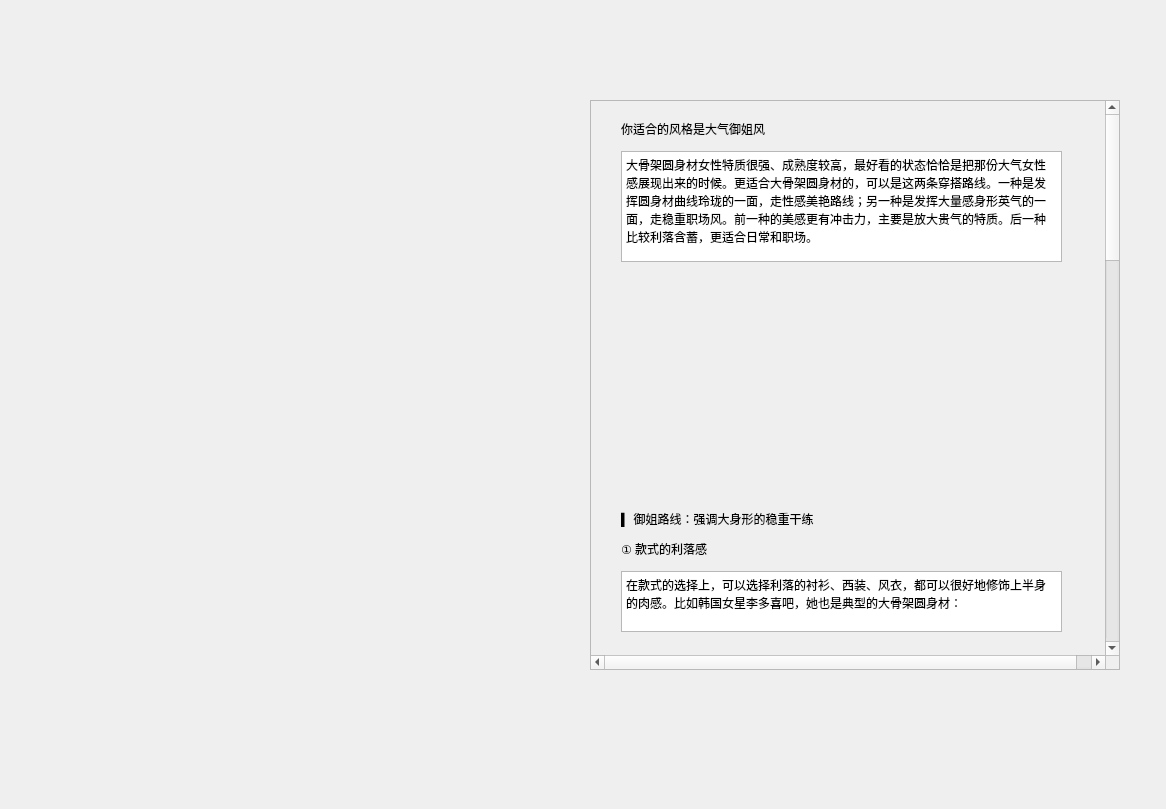
<?xml version="1.0" encoding="UTF-8"?>
<ui version="4.0">
 <class>cw_b_r</class>
 <widget class="QWidget" name="cw_b_r">
  <property name="geometry">
   <rect>
    <x>0</x>
    <y>0</y>
    <width>1166</width>
    <height>809</height>
   </rect>
  </property>
  <property name="windowTitle">
   <string>Form</string>
  </property>
  <widget class="QScrollArea" name="scrollArea">
   <property name="geometry">
    <rect>
     <x>590</x>
     <y>100</y>
     <width>530</width>
     <height>570</height>
    </rect>
   </property>
   <property name="verticalScrollBarPolicy">
    <enum>Qt::ScrollBarAlwaysOn</enum>
   </property>
   <property name="horizontalScrollBarPolicy">
    <enum>Qt::ScrollBarAlwaysOn</enum>
   </property>
   <property name="widgetResizable">
    <bool>false</bool>
   </property>
   <widget class="QWidget" name="scrollAreaWidgetContents">
    <property name="geometry">
     <rect>
      <x>0</x>
      <y>-240</y>
      <width>530</width>
      <height>2000</height>
     </rect>
    </property>
    <property name="minimumSize">
     <size>
      <width>400</width>
      <height>2000</height>
     </size>
    </property>
    <widget class="QLabel" name="label">
     <property name="geometry">
      <rect>
       <x>30</x>
       <y>20</y>
       <width>211</width>
       <height>16</height>
      </rect>
     </property>
     <property name="text">
      <string>你适合的风格是大气御姐风</string>
     </property>
    </widget>
    <widget class="QTextBrowser" name="textBrowser">
     <property name="geometry">
      <rect>
       <x>30</x>
       <y>50</y>
       <width>441</width>
       <height>111</height>
      </rect>
     </property>
     <property name="html">
      <string>&lt;!DOCTYPE HTML PUBLIC &quot;-//W3C//DTD HTML 4.0//EN&quot; &quot;http://www.w3.org/TR/REC-html40/strict.dtd&quot;&gt;
&lt;html&gt;&lt;head&gt;&lt;meta name=&quot;qrichtext&quot; content=&quot;1&quot; /&gt;&lt;style type=&quot;text/css&quot;&gt;
p, li { white-space: pre-wrap; }
&lt;/style&gt;&lt;/head&gt;&lt;body style=&quot; font-family:'SimSun'; font-size:9pt; font-weight:400; font-style:normal;&quot;&gt;
&lt;p style=&quot; margin-top:0px; margin-bottom:0px; margin-left:0px; margin-right:0px; -qt-block-indent:0; text-indent:0px;&quot;&gt;大骨架圆身材女性特质很强、成熟度较高，最好看的状态恰恰是把那份大气女性感展现出来的时候。更适合大骨架圆身材的，可以是这两条穿搭路线。一种是发挥圆身材曲线玲珑的一面，走性感美艳路线；另一种是发挥大量感身形英气的一面，走稳重职场风。前一种的美感更有冲击力，主要是放大贵气的特质。后一种比较利落含蓄，更适合日常和职场。&lt;/p&gt;&lt;/body&gt;&lt;/html&gt;</string>
     </property>
    </widget>
    <widget class="QLabel" name="label_2">
     <property name="geometry">
      <rect>
       <x>30</x>
       <y>180</y>
       <width>441</width>
       <height>221</height>
      </rect>
     </property>
     <property name="text">
      <string/>
     </property>
    </widget>
    <widget class="QLabel" name="label_3">
     <property name="geometry">
      <rect>
       <x>30</x>
       <y>410</y>
       <width>311</width>
       <height>16</height>
      </rect>
     </property>
     <property name="text">
      <string>▍ 御姐路线：强调大身形的稳重干练</string>
     </property>
    </widget>
    <widget class="QLabel" name="label_4">
     <property name="geometry">
      <rect>
       <x>30</x>
       <y>440</y>
       <width>241</width>
       <height>16</height>
      </rect>
     </property>
     <property name="text">
      <string>① 款式的利落感</string>
     </property>
    </widget>
    <widget class="QTextBrowser" name="textBrowser_2">
     <property name="geometry">
      <rect>
       <x>30</x>
       <y>470</y>
       <width>441</width>
       <height>61</height>
      </rect>
     </property>
     <property name="html">
      <string>&lt;!DOCTYPE HTML PUBLIC &quot;-//W3C//DTD HTML 4.0//EN&quot; &quot;http://www.w3.org/TR/REC-html40/strict.dtd&quot;&gt;
&lt;html&gt;&lt;head&gt;&lt;meta name=&quot;qrichtext&quot; content=&quot;1&quot; /&gt;&lt;style type=&quot;text/css&quot;&gt;
p, li { white-space: pre-wrap; }
&lt;/style&gt;&lt;/head&gt;&lt;body style=&quot; font-family:'SimSun'; font-size:9pt; font-weight:400; font-style:normal;&quot;&gt;
&lt;p style=&quot; margin-top:0px; margin-bottom:0px; margin-left:0px; margin-right:0px; -qt-block-indent:0; text-indent:0px;&quot;&gt;在款式的选择上，可以选择利落的衬衫、西装、风衣，都可以很好地修饰上半身的肉感。比如韩国女星李多喜吧，她也是典型的大骨架圆身材：&lt;/p&gt;&lt;/body&gt;&lt;/html&gt;</string>
     </property>
    </widget>
    <widget class="QLabel" name="label_5">
     <property name="geometry">
      <rect>
       <x>40</x>
       <y>540</y>
       <width>431</width>
       <height>211</height>
      </rect>
     </property>
     <property name="text">
      <string/>
     </property>
    </widget>
    <widget class="QTextBrowser" name="textBrowser_3">
     <property name="geometry">
      <rect>
       <x>30</x>
       <y>760</y>
       <width>441</width>
       <height>61</height>
      </rect>
     </property>
     <property name="html">
      <string>&lt;!DOCTYPE HTML PUBLIC &quot;-//W3C//DTD HTML 4.0//EN&quot; &quot;http://www.w3.org/TR/REC-html40/strict.dtd&quot;&gt;
&lt;html&gt;&lt;head&gt;&lt;meta name=&quot;qrichtext&quot; content=&quot;1&quot; /&gt;&lt;style type=&quot;text/css&quot;&gt;
p, li { white-space: pre-wrap; }
&lt;/style&gt;&lt;/head&gt;&lt;body style=&quot; font-family:'SimSun'; font-size:9pt; font-weight:400; font-style:normal;&quot;&gt;
&lt;p style=&quot; margin-top:0px; margin-bottom:0px; margin-left:0px; margin-right:0px; -qt-block-indent:0; text-indent:0px;&quot;&gt;下装最好避开弹性好、包裹性好的料子，或者很硬朗的阔腿裤，会显得下半身体积很大。最好是在版型和材质上兼顾好，柔软的话不紧身，贴身的话偏挺括：&lt;/p&gt;&lt;/body&gt;&lt;/html&gt;</string>
     </property>
    </widget>
    <widget class="QLabel" name="label_6">
     <property name="geometry">
      <rect>
       <x>30</x>
       <y>830</y>
       <width>441</width>
       <height>281</height>
      </rect>
     </property>
     <property name="text">
      <string/>
     </property>
    </widget>
    <widget class="QLabel" name="label_7">
     <property name="geometry">
      <rect>
       <x>30</x>
       <y>1120</y>
       <width>341</width>
       <height>16</height>
      </rect>
     </property>
     <property name="text">
      <string>② 细节上的女性感</string>
     </property>
    </widget>
    <widget class="QTextBrowser" name="textBrowser_4">
     <property name="geometry">
      <rect>
       <x>30</x>
       <y>1140</y>
       <width>441</width>
       <height>51</height>
      </rect>
     </property>
     <property name="html">
      <string>&lt;!DOCTYPE HTML PUBLIC &quot;-//W3C//DTD HTML 4.0//EN&quot; &quot;http://www.w3.org/TR/REC-html40/strict.dtd&quot;&gt;
&lt;html&gt;&lt;head&gt;&lt;meta name=&quot;qrichtext&quot; content=&quot;1&quot; /&gt;&lt;style type=&quot;text/css&quot;&gt;
p, li { white-space: pre-wrap; }
&lt;/style&gt;&lt;/head&gt;&lt;body style=&quot; font-family:'SimSun'; font-size:9pt; font-weight:400; font-style:normal;&quot;&gt;
&lt;p style=&quot; margin-top:0px; margin-bottom:0px; margin-left:0px; margin-right:0px; -qt-block-indent:0; text-indent:0px;&quot;&gt;圆身材在选择利落线条的同时，还是应该保留自己的女性特质，选择更加明艳的色彩、V形领口、丝质材质等等：&lt;/p&gt;&lt;/body&gt;&lt;/html&gt;</string>
     </property>
    </widget>
    <widget class="QLabel" name="label_8">
     <property name="geometry">
      <rect>
       <x>30</x>
       <y>1200</y>
       <width>441</width>
       <height>201</height>
      </rect>
     </property>
     <property name="text">
      <string/>
     </property>
    </widget>
    <widget class="QTextBrowser" name="textBrowser_5">
     <property name="geometry">
      <rect>
       <x>30</x>
       <y>1420</y>
       <width>441</width>
       <height>51</height>
      </rect>
     </property>
     <property name="html">
      <string>&lt;!DOCTYPE HTML PUBLIC &quot;-//W3C//DTD HTML 4.0//EN&quot; &quot;http://www.w3.org/TR/REC-html40/strict.dtd&quot;&gt;
&lt;html&gt;&lt;head&gt;&lt;meta name=&quot;qrichtext&quot; content=&quot;1&quot; /&gt;&lt;style type=&quot;text/css&quot;&gt;
p, li { white-space: pre-wrap; }
&lt;/style&gt;&lt;/head&gt;&lt;body style=&quot; font-family:'SimSun'; font-size:9pt; font-weight:400; font-style:normal;&quot;&gt;
&lt;p style=&quot; margin-top:0px; margin-bottom:0px; margin-left:0px; margin-right:0px; -qt-block-indent:0; text-indent:0px;&quot;&gt;年轻女生也可以参考马思纯这几套风衣和衬衫的选款，是类似的选款思路，保持简约大气，日常或者职场都适用：&lt;/p&gt;&lt;/body&gt;&lt;/html&gt;</string>
     </property>
    </widget>
    <widget class="QLabel" name="label_9">
     <property name="geometry">
      <rect>
       <x>30</x>
       <y>1480</y>
       <width>441</width>
       <height>211</height>
      </rect>
     </property>
     <property name="text">
      <string/>
     </property>
    </widget>
    <widget class="QLabel" name="label_10">
     <property name="geometry">
      <rect>
       <x>30</x>
       <y>1710</y>
       <width>311</width>
       <height>16</height>
      </rect>
     </property>
     <property name="text">
      <string>③ 用对配饰可以增强气场</string>
     </property>
    </widget>
    <widget class="QTextBrowser" name="textBrowser_6">
     <property name="geometry">
      <rect>
       <x>30</x>
       <y>1730</y>
       <width>441</width>
       <height>61</height>
      </rect>
     </property>
     <property name="html">
      <string>&lt;!DOCTYPE HTML PUBLIC &quot;-//W3C//DTD HTML 4.0//EN&quot; &quot;http://www.w3.org/TR/REC-html40/strict.dtd&quot;&gt;
&lt;html&gt;&lt;head&gt;&lt;meta name=&quot;qrichtext&quot; content=&quot;1&quot; /&gt;&lt;style type=&quot;text/css&quot;&gt;
p, li { white-space: pre-wrap; }
&lt;/style&gt;&lt;/head&gt;&lt;body style=&quot; font-family:'SimSun'; font-size:9pt; font-weight:400; font-style:normal;&quot;&gt;
&lt;p style=&quot; margin-top:0px; margin-bottom:0px; margin-left:0px; margin-right:0px; -qt-block-indent:0; text-indent:0px;&quot;&gt;最后再补充一下配饰的选择，放大大量感的美还可以从配饰入手。用样式华丽的大耳饰来画龙点睛，珍珠、珠宝、玉镯等也非常适合用来展现大女人气场。&lt;/p&gt;&lt;/body&gt;&lt;/html&gt;</string>
     </property>
    </widget>
    <widget class="QLabel" name="label_11">
     <property name="geometry">
      <rect>
       <x>30</x>
       <y>1800</y>
       <width>441</width>
       <height>191</height>
      </rect>
     </property>
     <property name="text">
      <string/>
     </property>
    </widget>
   </widget>
  </widget>
 </widget>
 <resources/>
 <connections/>
</ui>
